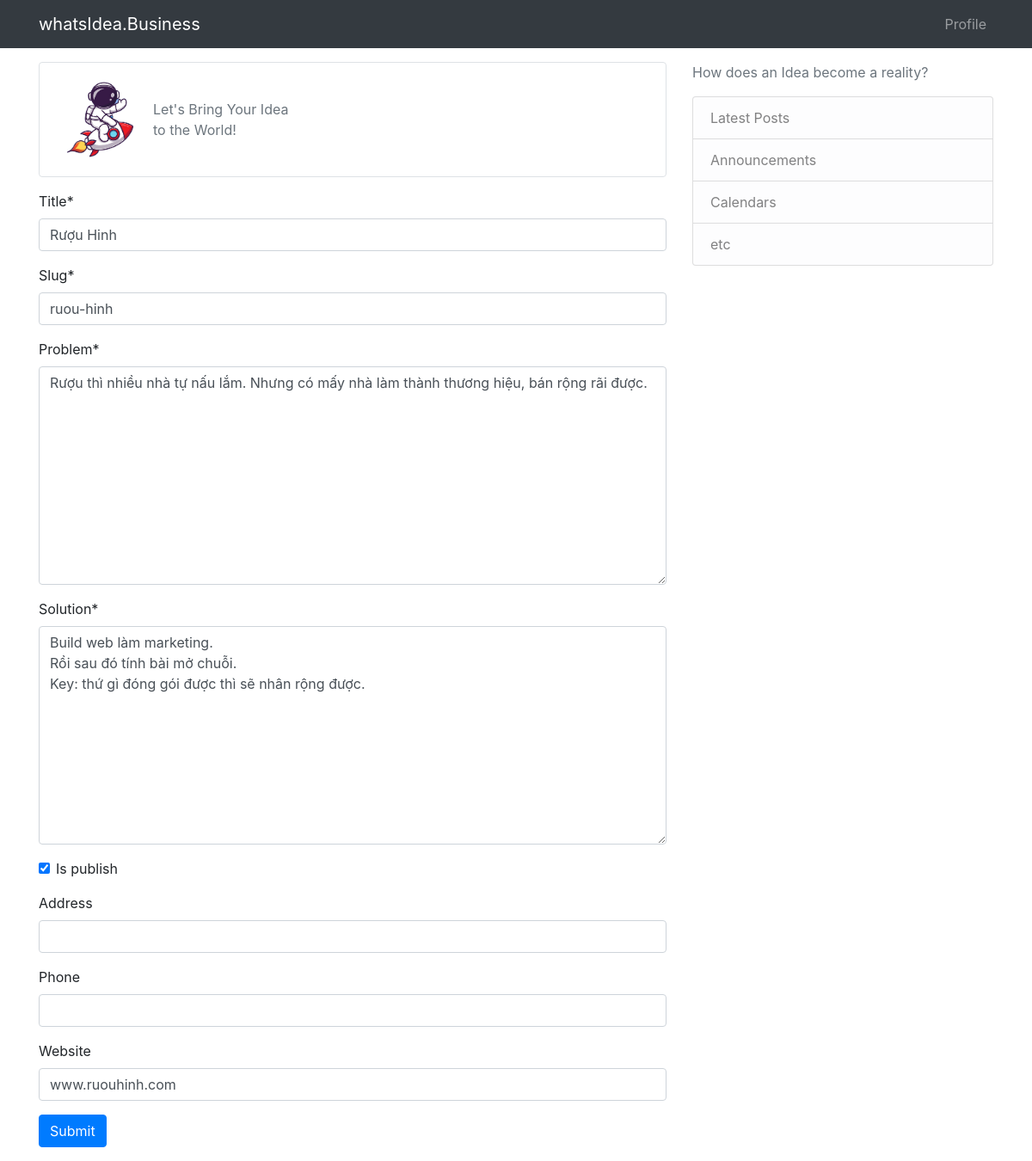
Page /idea/update/ruou-hinh/ (signed in) on the committed database.
### core/models.py (models this page shows, shortened)
class Idea(models.Model):
    user = models.ManyToManyField(User)
    title = models.CharField(max_length=500)
    slug = models.SlugField(max_length=500, unique=True)
    problem = models.TextField()
    solution = models.TextField()
    is_publish = models.BooleanField(default=True)
    is_success = models.BooleanField(default=False)
    address = models.CharField(max_length=200, blank=True)
    phone = models.CharField(max_length=12, blank=True)
    website = models.CharField(max_length=30, blank=True)
    corver_image = models.ImageField(upload_to="media/", blank=True)
    date_created = models.DateTimeField(auto_now_add=True)

### idea/views.py (the view)
# urls.py: path("update/<slug:slug>/", views.idea_update, name="idea-update-page"),
@login_required()
def idea_update(request, slug):
    idea = get_object_or_404(models.Idea, slug=slug)
    if request.method == "POST":
        idea_form = forms.IdeaForm(request.POST, instance=idea)
        if idea_form.is_valid():
            idea_form.save()
            return redirect("idea-detail-page", slug=idea.slug)
    else:
        idea_form = forms.IdeaForm(instance=idea)
    context = {
        "form": idea_form
    }
    return render(request, "idea-update.html", context)

### core/forms.py
class IdeaForm(forms.ModelForm):
    class Meta:
        model = models.Idea
        fields = ["title", "slug", "problem", "solution",
                  "is_publish", "address", "phone", "website"]

### templates/idea-update.html (shortened to what this page needs)
{% extends 'base.html' %}
{%load static %}
{% load crispy_forms_tags %}
{% block content %}
<main>
    <div class="new-idea-btn border btn w-100 btn btn-outline-secondary text-left d-flex align-items-center">
        <img src="/static/img/say-hi.png" alt="">
        <div>
            <span>Let's Bring Your Idea</span>
            <br>
            <span>to the World!</span>
        </div>
    </div>
    <div class="form-group my-3">
        <form method="POST">
            {{ form | crispy }}
            <button type="submit" class="btn btn-primary">Submit</button>
        </form>
    </div>
</main>
{% endblock content %}

### templates/idea-update.html (style rules this page uses)
img { width: 120px; }

### rows in the picture
Idea: title "Rượu Hinh", slug "ruou-hinh", problem "Rượu thì nhiều nhà tự nấu lắm. Nhưng có mấy nhà làm thành thương hiệu, bán rộng rãi được.", solution "Build web làm marketing. Rồi sau đó tính bài mở chuỗi. Key: thứ gì đóng gói được thì sẽ nhân rộng được.", is_publish "☑", website "www.ruouhinh.com"
